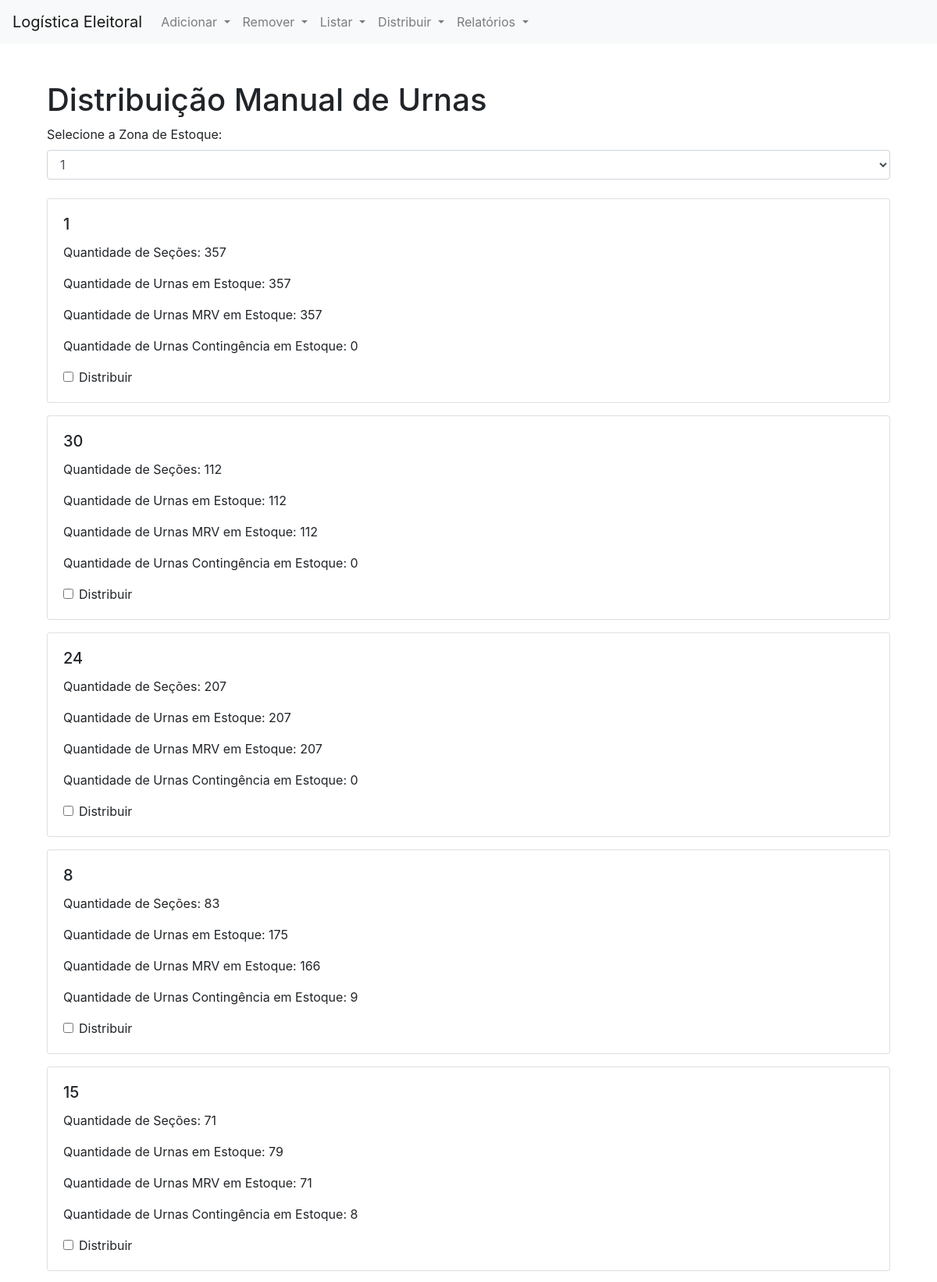
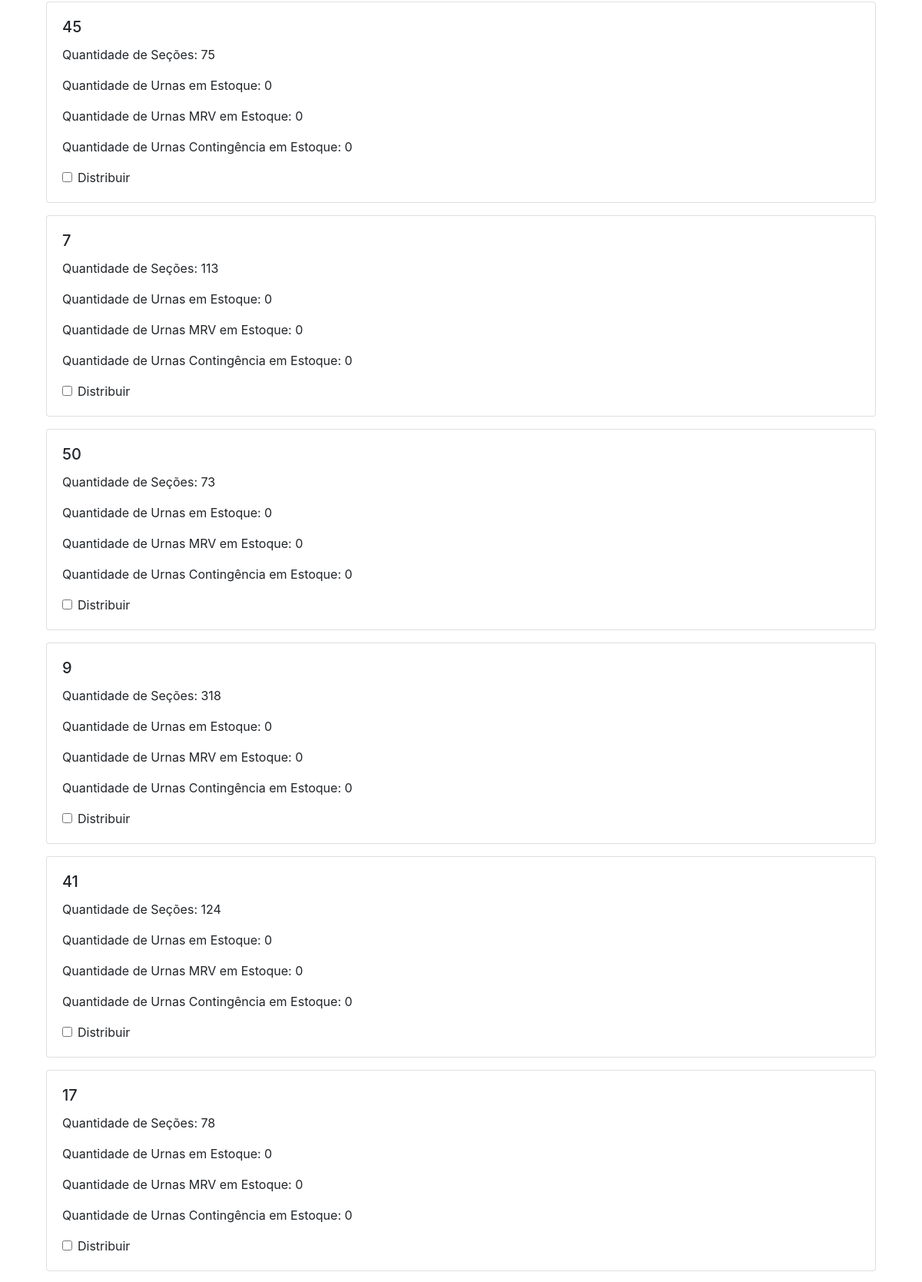
Screenshot of /distribuir_manual/ (signed in, upper part) with the database file from the repository (2 pictures, top to bottom).
### logisApp/models.py (models this page shows, shortened)
class ZonaEleitoral(models.Model):
    nome = models.CharField(max_length=100, null=True)
    qtdSecoes = models.IntegerField(default=0, null=True)
    qtdUrnasEstoque = models.IntegerField(default=0, null=True)
    qtdUrnasMRV = models.IntegerField(default=0, null=True)
    qtdUrnasCont = models.IntegerField(default=0,null=True)

### logisApp/views/UtilViews.py (the view, shortened to what this page needs)
# urls.py: path('distribuir_manual/', UtilViews.distribuir_manual, name='distribuir_manual'),
@login_required
def distribuir_manual(request):
    zonas = ZonaEleitoral.objects.all().order_by('id')
    return render(request, 'logisApp/distribuir_manual.html', {'zonas': zonas})

### logisApp/templates/logisApp/distribuir_manual.html (shortened to what this page needs)
{% extends 'logisApp/base.html' %}
{% block content %}
<div class="container mt-5">
    <h1>Distribuição Manual de Urnas</h1>
    <form method="post">
        <div class="form-group">
            <label for="zona_estoque_id">Selecione a Zona de Estoque:</label>
            <select name="zona_estoque_id" id="zona_estoque_id" class="form-control">
                {% for zona in zonas %}
                    <option value="{{ zona.id }}">{{ zona.nome }}</option>
                {% endfor %}
            </select>
        </div>
        <div class="card-container mt-4">
            {% for zona in zonas %}
            <div class="card mb-3">
                <div class="card-body">
                    <h5 class="card-title">{{ zona.nome }}</h5>
                    <p class="card-text">Quantidade de Seções: {{ zona.qtdSecoes }}</p>
                    <p class="card-text">Quantidade de Urnas em Estoque: {{ zona.qtdUrnasEstoque }}</p>
                    <p class="card-text">Quantidade de Urnas MRV em Estoque: {{ zona.qtdUrnasMRV }}</p>
                    <p class="card-text">Quantidade de Urnas Contingência em Estoque: {{ zona.qtdUrnasCont }}</p>
                    <div class="form-check">
                        <input class="form-check-input" type="checkbox" name="zonas_ids" value="{{ zona.id }}" id="zona_{{ zona.id }}">
                        <label class="form-check-label" for="zona_{{ zona.id }}">
                            Distribuir
                        </label>
                    </div>
                </div>
            </div>
            {% endfor %}
        </div>
    </form>
</div>
{% endblock %}

### rows the page displays
ZonaEleitoral: nome "1", qtdSecoes "357", qtdUrnasEstoque "357", qtdUrnasMRV "357", qtdUrnasCont "0"
ZonaEleitoral: nome "30", qtdSecoes "112", qtdUrnasEstoque "112", qtdUrnasMRV "112", qtdUrnasCont "0"
ZonaEleitoral: nome "24", qtdSecoes "207", qtdUrnasEstoque "207", qtdUrnasMRV "207", qtdUrnasCont "0"
ZonaEleitoral: nome "8", qtdSecoes "83", qtdUrnasEstoque "175", qtdUrnasMRV "166", qtdUrnasCont "9"
ZonaEleitoral: nome "15", qtdSecoes "71", qtdUrnasEstoque "79", qtdUrnasMRV "71", qtdUrnasCont "8"
ZonaEleitoral: nome "45", qtdSecoes "75", qtdUrnasEstoque "0", qtdUrnasMRV "0", qtdUrnasCont "0"
ZonaEleitoral: nome "7", qtdSecoes "113", qtdUrnasEstoque "0", qtdUrnasMRV "0", qtdUrnasCont "0"
ZonaEleitoral: nome "50", qtdSecoes "73", qtdUrnasEstoque "0", qtdUrnasMRV "0", qtdUrnasCont "0"
ZonaEleitoral: nome "9", qtdSecoes "318", qtdUrnasEstoque "0", qtdUrnasMRV "0", qtdUrnasCont "0"
ZonaEleitoral: nome "41", qtdSecoes "124", qtdUrnasEstoque "0", qtdUrnasMRV "0", qtdUrnasCont "0"
ZonaEleitoral: nome "17", qtdSecoes "78", qtdUrnasEstoque "0", qtdUrnasMRV "0", qtdUrnasCont "0"

### other values shown
form field zona_estoque_id "1"
